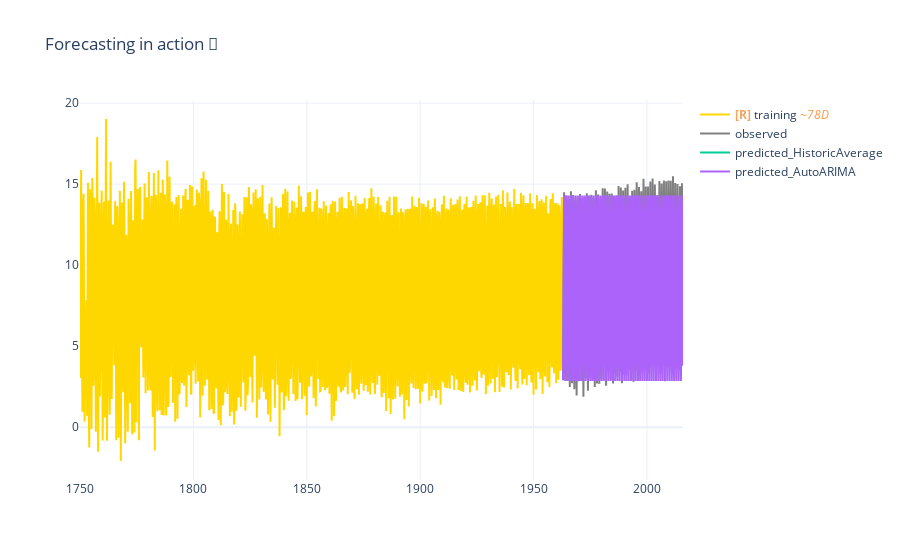

The notebook cell saved with this chart:
### Markdown cell above
As you can see, the forecast data frame now has an `AutoARIMA` column with forecast values, corresponding to the validation dates.

If you add another type of model to the list, they'll show up here as extra columns. **Have a look [here](https://github.com/Nixtla/statsforecast) if you're curious, or just want to play around.**

Before we calculate performance metrics, let's visualize our predictions!

### Code cell
base_plots = []
prediction_plots = []

# Plot our training data
base_plots.append(
    go.Scatter(
        x=train.index,
        y=train.temperature,
        mode="lines",
        name="training",
        line=dict(color=ae_gold),
    )
)

# Plot our observed validation values
base_plots.append(
    go.Scatter(
        x=val.index,
        y=val.temperature,
        mode="lines",
        name="observed",
        line=dict(color="grey"),
    )
)

# Plot our ARIMA prediction
for model in forecast.columns[1:]:
    prediction_plots.append(
        go.Scatter(
            x=forecast.ds, y=forecast[model], mode="lines", name=f"predicted_{model}"
        )
    )

# Display
fig = go.Figure(data=base_plots + prediction_plots)
fig.update_layout(title="Forecasting in action 🚀")

fig.show()

### Figure 1 — Plotly figure (JSON) as saved in the notebook; plotly's stock layout.template omitted (floating-point values rounded to 4 significant figures; data arrays with more than 128 entries replaced by an {"elided": "..."} marker saying what was removed)
{"data": [{"line": {"color": "#FFD700"}, "mode": "lines", "name": "<b style=\"color:sandybrown\">[R]</b> training <i style=\"color:#fc9944\">~78D</i>", "type": "scatter", "uid": "d444d38b-198b-4382-9f42-f17a1694fe79", "x": {"elided": "1000 str values"}, "y": {"elided": "1000 float values"}}, {"line": {"color": "grey"}, "mode": "lines", "name": "observed", "type": "scatter", "uid": "25cb5d16-8f26-459f-ba88-1fc83c248bfd", "x": {"elided": "636 str values"}, "y": {"elided": "636 float values"}}, {"mode": "lines", "name": "predicted_HistoricAverage", "type": "scatter", "uid": "646cfbf4-3d1b-454d-888e-8116f39f157d", "x": {"elided": "636 str values"}, "y": {"elided": "636 float values"}}, {"mode": "lines", "name": "predicted_AutoARIMA", "type": "scatter", "uid": "e9a4b3ae-b0aa-4cdf-b715-f0d16220bf28", "x": {"elided": "636 str values"}, "y": {"elided": "636 float values"}}], "layout": {"title": {"text": "Forecasting in action 🚀"}}}
